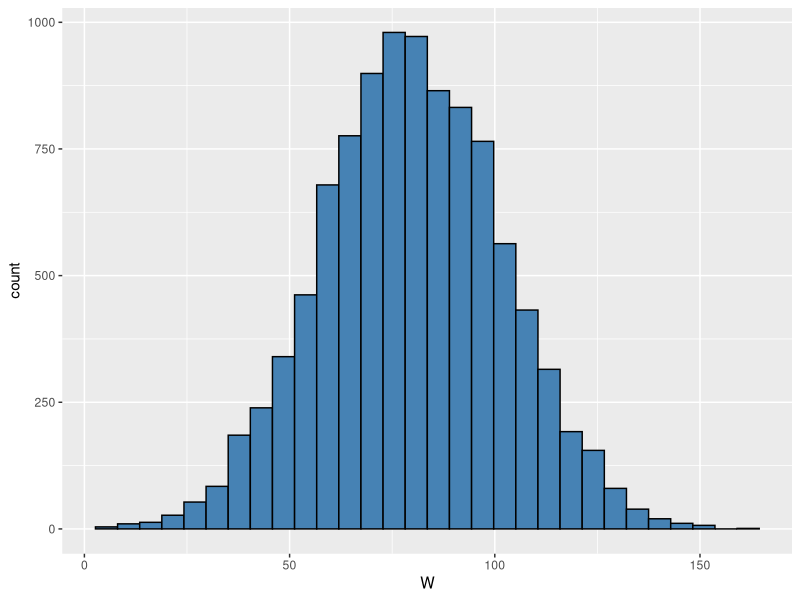
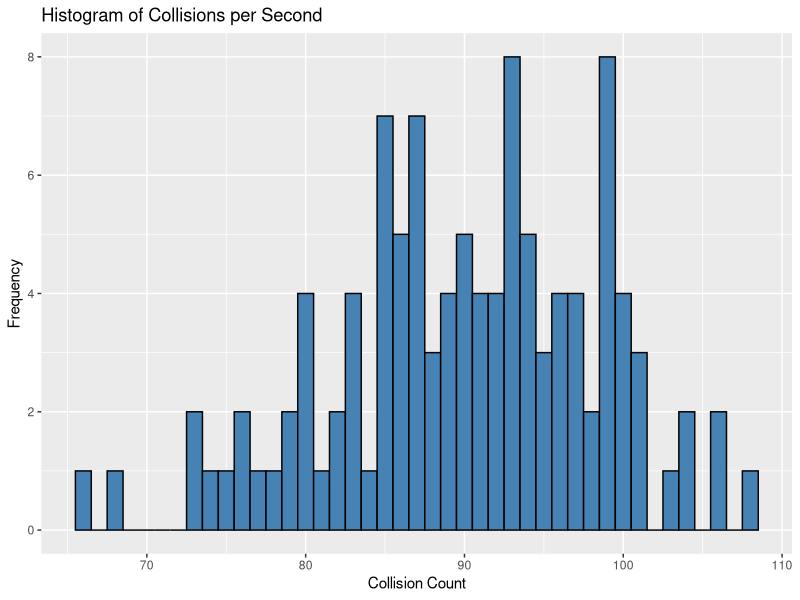
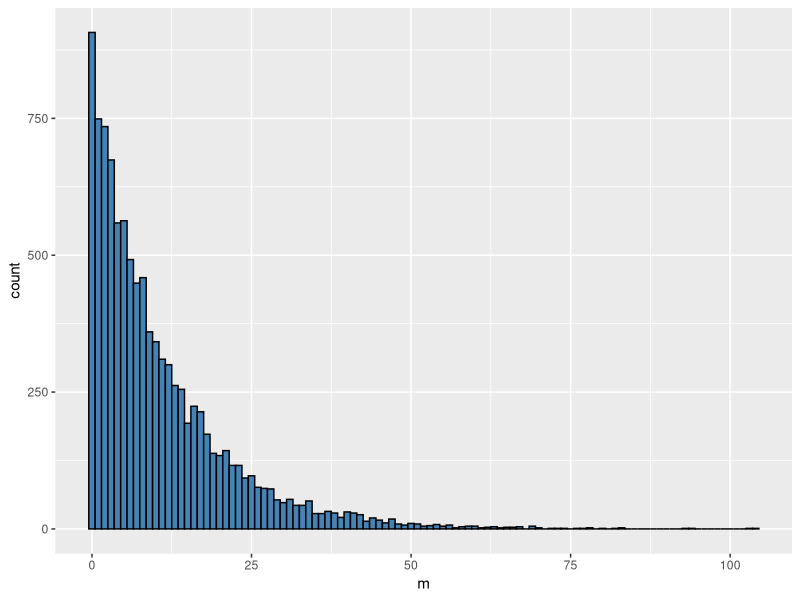

The R source for these figures, in order:
## ---- chunk 1
knitr::opts_chunk$set(echo=T,eval=T,message=F,warning=F,fig.align='center')
library(tidyverse)
library(ggplot2)
## ---- chunk 2
pnorm(7,mean = 3, sd=4)-pnorm(4,mean = 3,sd=4)
## ---- chunk 3
qnorm(0.75,mean = 3, sd= 4)
## ---- chunk 4
pgeom(5,0.25)
## ---- chunk 5
1-ppois(12, lambda =8 )
## ---- chunk 6
qpois(0.95,lambda = 8)
## ---- chunk 7
exp_X <- 3; Var_X <- 4^2       
exp_Y <- (1 - 0.25) / 0.25; Var_Y <- (1 - 0.25) / (0.25^2) 
exp_W <- 8; Var_W <- 8        

total_E <- exp_X + exp_Y + exp_W
total_Var <- Var_X + Var_Y + Var_W 
## ---- chunk 8
prop<-0.85**7
prop

## ---- chunk 9
prop*20

## ---- chunk 10
p_f <- 0.15

pmf <- c(dgeom(0:6, prob = p_f), 1 - pgeom(6, prob = p_f))

names(pmf) <- 0:7
print(pmf)
## ---- chunk 11
exp_value<-(1-pmf)/pmf
exp_value
## ---- chunk 12
Y_3<-pgeom(2,prob = 0.15)
Y_3
Y_6<-dgeom(6,prob =0.15)
Y_6
Y_6/(1-Y_3)



## ---- chunk 13
exp<- 50+30
variance<-100+225+75+75
exp
variance
sd_XY=sqrt(variance)
sd_XY

## ---- chunk 14
Pr<-pnorm(90,mean = 80, sd=sd_XY)-pnorm(60, mean=80,sd=sd_XY)
Pr
## ---- chunk 15
library(MASS)
mu <- c(50,30)
Sigma <- matrix(c(100,75,75,225), byrow=T, nrow=2)
XYdata <- mvrnorm(10000, mu, Sigma)
colnames(XYdata) <- c("X","Y")
XYdata <- as.data.frame(XYdata)
# un-comment the next line to plot the data
# ggplot(XYdata) + geom_point(aes(x=X, y=Y), pch=1)
## ---- chunk 16
XYdata$W<- XYdata$X + XYdata$Y
ggplot(XYdata, aes(x = W)) + geom_histogram(color = "black", fill = "steelblue")
mean(XYdata$W)
var(XYdata$W)
## ---- chunk 17
d<-mean(XYdata$W>60 & XYdata$W<90)
d
## ---- chunk 18
mean(XYdata$Y[XYdata$X > 65] > 50)
## ---- chunk 19
ppois(100,lambda=90)
## ---- chunk 20
pexp(.03,rate = 90)
## ---- chunk 21
p<-pexp(.001,rate = 90)
p
## ---- chunk 22
collision.s <- rexp(10000, 90)
## ---- chunk 23
collision.count <-
  as.vector(tabulate(floor(cumsum(collision.s))))
collision.count

## ---- chunk 24
histogram <- data.frame(collision.count) %>% 
  ggplot(aes(x = collision.count)) +
  geom_histogram(binwidth = 1, color = "black", fill = "steelblue") +
  labs(
    title = "Histogram of Collisions per Second",
    x = "Collision Count",
    y = "Frequency"
  )

histogram

mean(collision.count)
## ---- chunk 25

m <- floor(collision.s * 1000)

data.frame(m) %>% ggplot(aes(x = m)) +
  geom_histogram(binwidth = 1, color = "black", fill = "steelblue")

mean(m)
var(m)

# Estimate p: E[m] = (1-p)/p -> p = 1 / (mean(m) + 1)
p_est <- 1 / (mean(m) + 1)
p_est

## ---- chunk 26

collisions_per_ms <- 90 / 1000
collisions_per_ms
## ---- chunk 27

lambda_ms <- 90 / 1000  # 0.09

p_theoretical <- 1 - exp(-lambda_ms)
p_theoretical


p_estimated <- 1 / (mean(m) + 1)
p_estimated

abs(p_theoretical - p_estimated)
## ---- chunk 28

## ---- chunk 29
lambda<-12
lambda

## ---- chunk 30
dpois(10,lambda = 12)
## ---- chunk 31
1-ppois(14,lambda = 12)
## ---- chunk 32
1-pnorm(6,mean = 5.50, sd=1.50)
## ---- chunk 33
exp_val<-12*5.50
exp_val
## ---- chunk 34

EX <- 12
VarX <- 12         
EY <- 5.50
VarY <- 1.50^2     

VarW <- (EX * VarY) + (VarX * (EY^2))
VarW
